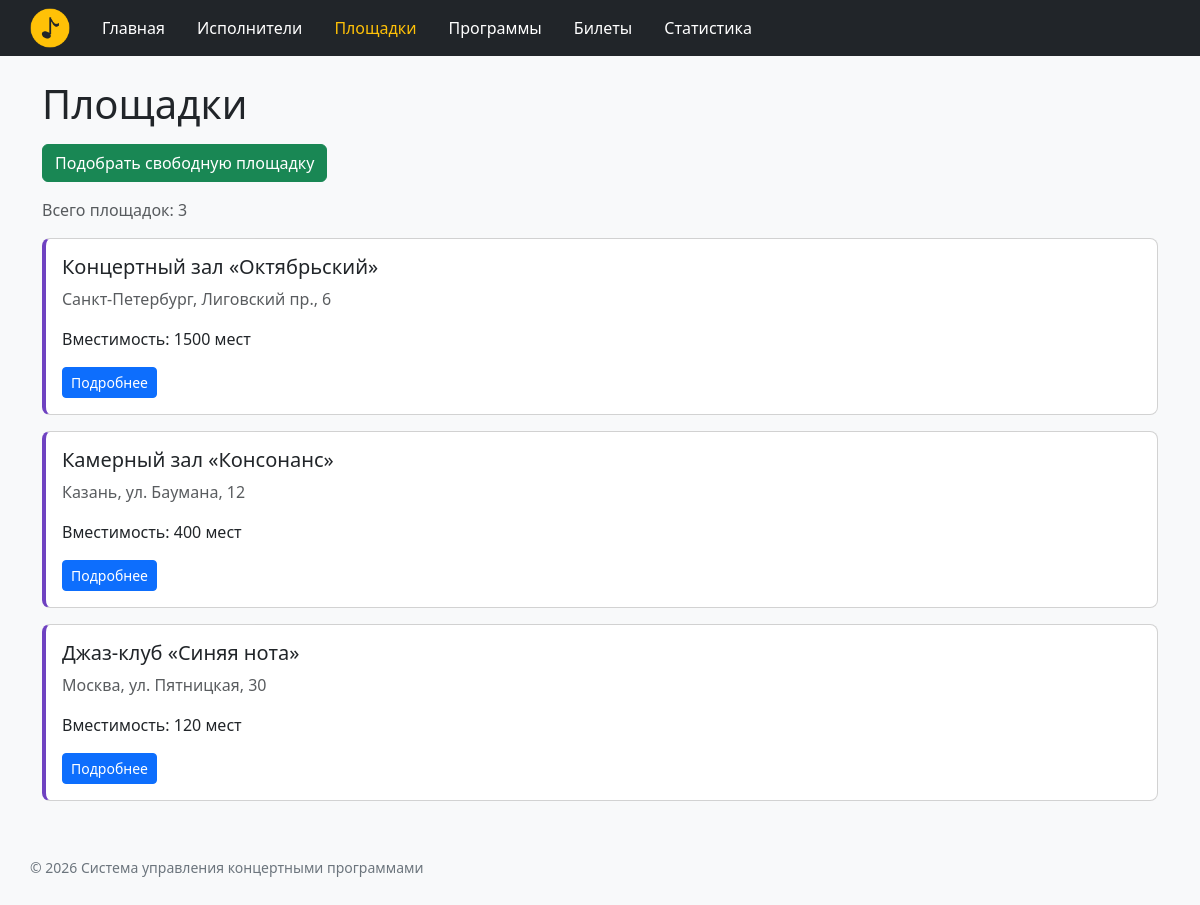
Screenshot of /venues/ with the database file from the repository.
### venues/views.py (the view)
# urls.py: path("venues/", include("venues.urls")),
def venues(request):
    context = {
        "venues": fetch_all(VENUE_LIST_SQL),
    }
    return render(request, "venues/venue_list.html", context)

### db/database.py (called while the page is built)
def get_connection():
    conn = sqlite3.connect(DB_PATH)
    conn.row_factory = sqlite3.Row
    conn.execute("PRAGMA foreign_keys = ON")
    return conn

def fetch_all(sql, params=()):
    conn = get_connection()
    try:
        return conn.execute(sql, params).fetchall()
    finally:
        conn.close()

### venues/templates/venues/venue_list.html (shortened to what this page needs)
{% extends "base.html" %}
{% block content %}
    <h1>Площадки</h1>
    <p>
        <a href="{% url 'venues:available' %}" class="btn btn-success">
            Подобрать свободную площадку
        </a>
    </p>
    <p class="text-muted">Всего площадок: {{ venues|length }}</p>
    {% for venue in venues %}
        {% include "venues/includes/venue_card.html" %}
    {% empty %}
        <p class="empty-message">Список площадок пуст.</p>
    {% endfor %}
{% endblock %}

### venues/templates/venues/includes/venue_card.html
<article class="card entity-card mb-3">
    <div class="card-body">
        <h2 class="card-title h5">
            {{ venue.name|default:"Без названия" }}
        </h2>
        <p class="card-text text-muted">
            {{ venue.address|default:"адрес не указан" }}
        </p>
        <p class="card-text">
            Вместимость: {{ venue.capacity }} мест
        </p>
        <a
            href="{% url 'venues:detail' venue.id %}"
            class="btn btn-sm btn-primary"
        >
            Подробнее
        </a>
    </div>
</article>

### homepage/static/homepage/css/style.css (style rules this page uses)
body { min-height: 100vh; background-color: #f8f9fa; }
h1 { margin-bottom: 1rem; }
.entity-card { border-left: 4px solid #6f42c1; border-radius: 8px; transition: box-shadow 0.2s; }

### rows the page displays
venues: name "Концертный зал «Октябрьский»", address "Санкт-Петербург, Лиговский пр., 6", capacity "1500"
venues: name "Камерный зал «Консонанс»", address "Казань, ул. Баумана, 12", capacity "400"
venues: name "Джаз-клуб «Синяя нота»", address "Москва, ул. Пятницкая, 30", capacity "120"

### other values shown
{{ venues|length }} "3"
